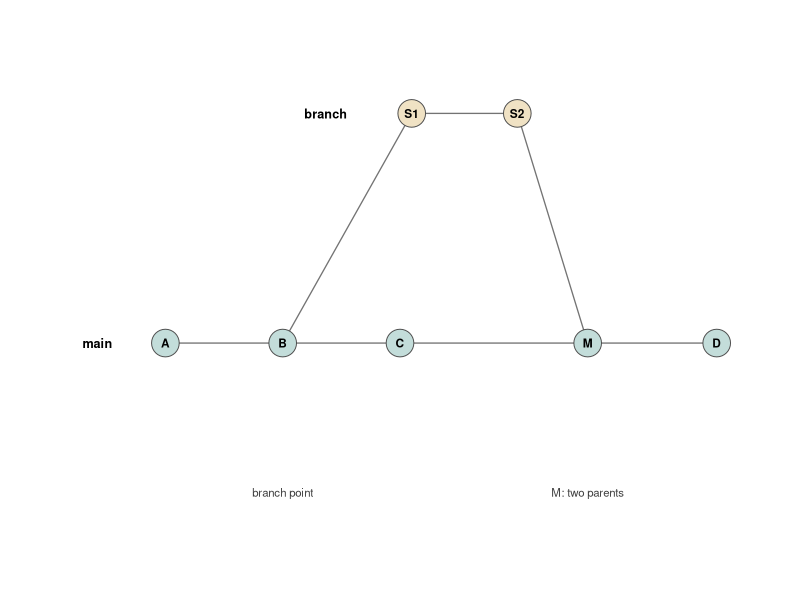

Generate this figure with R:
## ---- chunk 1
#| label: tbl-audit-trail
#| tbl-cap: 'A synthetic commit history for the first weeks of a cohort analysis, read as an audit trail. Each row is one atomic, message-bearing commit; together they record not only what changed but, in the message, why. Note the reviewer-driven change to the outlier threshold, the kind of decision an auditor is entitled to trace.'

library(tibble)
library(dplyr)
library(knitr)

commit_history <- tibble::tibble(
  hash = c('a1b2c3d', 'e4f5a6b', 'c7d8e9f',
           'b0a1c2d', 'd3e4f5a', 'f6a7b8c',
           'a9b0c1d'),
  date = as.Date(c('2026-02-03', '2026-02-05',
                   '2026-02-09', '2026-02-12',
                   '2026-02-18', '2026-02-24',
                   '2026-03-02')),
  author = c('r.thomas', 'r.thomas', 'r.thomas',
             'a.okafor', 'r.thomas', 'a.okafor',
             'r.thomas'),
  message = c(
    'Initialise compendium and .gitignore',
    'Add cleaning script for registry extract',
    'Build analysis-ready cohort table',
    'Fit Cox model for 30-day readmission',
    'Tighten outlier threshold to 2 SD per reviewer 2',
    'Add Kaplan-Meier figure to report',
    'Correct person-time denominator'),
  files_changed = c(2L, 1L, 3L, 1L, 1L, 2L, 1L)
)

commit_history |>
  dplyr::mutate(date = format(date, '%Y-%m-%d')) |>
  knitr::kable(
    col.names = c('Hash', 'Date', 'Author',
                  'Message', 'Files'),
    align = c('l', 'l', 'l', 'l', 'r'))
## ---- chunk 2
#| label: fig-branch
#| fig-cap: 'A branch and its merge, drawn as the commit graph git actually stores. The lower line is `main`; the upper line is a sensitivity-analysis branch created at commit B and merged back at M. Commits A through C exist once and are shared by both lines: the branch adds commits rather than copying them. The merge commit M is the only commit in the diagram with two parents, which is what records that the two lines rejoined and when.'
#| fig-alt: 'A commit graph with two horizontal rows of circles joined by lines, with time running left to right. The lower row, labeled main, runs A, B, C, then the merge commit M, then D. The upper row, labeled a sensitivity-analysis branch, holds two commits S1 and S2. A line rises from B to S1, marking the branch point, and a line descends from S2 to M, the merge. M is annotated as the only commit with two parents. Commits A, B, and C lie on the shared portion of the graph rather than being copied onto the branch.'
#| fig-width: 7
#| fig-height: 2.5

library(ggplot2)
library(tibble)

nodes <- tibble(
  id    = c('A', 'B', 'C', 'M', 'D', 'S1', 'S2'),
  x     = c(1, 2, 3, 4.6, 5.7, 3.1, 4.0),
  y     = c(0, 0, 0, 0, 0, 0.8, 0.8),
  shade = c(rep('main', 5), 'branch', 'branch')
)

edges <- tibble(
  x    = c(1, 2, 3, 4.6, 2, 3.1, 4.0),
  xend = c(2, 3, 4.6, 5.7, 3.1, 4.0, 4.6),
  y    = c(0, 0, 0, 0, 0, 0.8, 0.8),
  yend = c(0, 0, 0, 0, 0.8, 0.8, 0)
)

ggplot() +
  geom_segment(data = edges,
               aes(x = x, y = y, xend = xend, yend = yend),
               color = 'grey45', linewidth = 0.45) +
  geom_point(data = nodes, aes(x = x, y = y, fill = shade),
             shape = 21, size = 9, stroke = 0.5,
             color = 'grey30', show.legend = FALSE) +
  geom_text(data = nodes, aes(x = x, y = y, label = id),
            size = 3, fontface = 'bold') +
  scale_fill_manual(values = c(main = '#c3ddda',
                               branch = '#f0e2c4')) +
  annotate('text', x = 0.55, y = 0, label = 'main',
           hjust = 1, fontface = 'bold', size = 3.2) +
  annotate('text', x = 2.55, y = 0.8, label = 'branch',
           hjust = 1, fontface = 'bold', size = 3.2) +
  annotate('text', x = 4.6, y = -0.52,
           label = 'M: two parents', size = 2.9,
           color = 'grey25') +
  annotate('text', x = 2.0, y = -0.52,
           label = 'branch point', size = 2.9,
           color = 'grey25') +
  coord_cartesian(xlim = c(-0.1, 6.1), ylim = c(-0.8, 1.1)) +
  theme_void()
